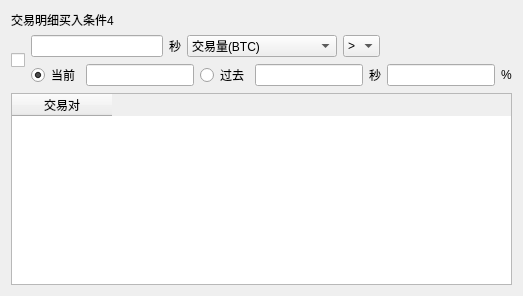
         <widget class="QWidget" name="widget_4" native="true">
          <layout class="QVBoxLayout" name="verticalLayout_12">
           <item>
            <widget class="QLabel" name="label_39">
             <property name="text">
              <string>交易明细买入条件4</string>
             </property>
            </widget>
           </item>
           <item>
            <layout class="QHBoxLayout" name="horizontalLayout_14">
             <item>
              <widget class="QCheckBox" name="cb_buyQuantitative_4">
               <property name="text">
                <string/>
               </property>
              </widget>
             </item>
             <item>
              <layout class="QVBoxLayout" name="verticalLayout_13">
               <item>
                <layout class="QHBoxLayout" name="horizontalLayout_7">
                 <item>
                  <widget class="QLineEdit" name="edt_param_1_4"/>
                 </item>
                 <item>
                  <widget class="QLabel" name="label_15">
                   <property name="text">
                    <string>秒</string>
                   </property>
                  </widget>
                 </item>
                 <item>
                  <widget class="QComboBox" name="cb_quan_type_4">
                   <property name="minimumSize">
                    <size>
                     <width>150</width>
                     <height>0</height>
                    </size>
                   </property>
                   <item>
                    <property name="text">
                     <string>交易量(BTC)</string>
                    </property>
                   </item>
                   <item>
                    <property name="text">
                     <string>交易次数</string>
                    </property>
                   </item>
                  </widget>
                 </item>
                 <item>
                  <widget class="QComboBox" name="cb_param_2_4">
                   <item>
                    <property name="text">
                     <string>&gt;</string>
                    </property>
                   </item>
                   <item>
                    <property name="text">
                     <string>&lt;</string>
                    </property>
                   </item>
                  </widget>
                 </item>
                 <item>
                  <spacer name="horizontalSpacer_4">
                   <property name="orientation">
                    <enum>Qt::Horizontal</enum>
                   </property>
                   <property name="sizeHint" stdset="0">
                    <size>
                     <width>40</width>
                     <height>20</height>
                    </size>
                   </property>
                  </spacer>
                 </item>
                </layout>
               </item>
               <item>
                <layout class="QHBoxLayout" name="horizontalLayout_15">
                 <item>
                  <widget class="QRadioButton" name="radio_param_31_4">
                   <property name="text">
                    <string>当前</string>
                   </property>
                   <property name="checked">
                    <bool>true</bool>
                   </property>
                  </widget>
                 </item>
                 <item>
                  <widget class="QLineEdit" name="edt_Param_41_4"/>
                 </item>
                 <item>
                  <widget class="QRadioButton" name="radio_param_32_4">
                   <property name="text">
                    <string>过去</string>
                   </property>
                  </widget>
                 </item>
                 <item>
                  <widget class="QLineEdit" name="edt_Param_42_4"/>
                 </item>
                 <item>
                  <widget class="QLabel" name="label_16">
                   <property name="text">
                    <string>秒</string>
                   </property>
                  </widget>
                 </item>
                 <item>
                  <widget class="QLineEdit" name="edt_Param_5_4"/>
                 </item>
                 <item>
                  <widget class="QLabel" name="label_17">
                   <property name="text">
                    <string>%</string>
                   </property>
                  </widget>
                 </item>
                </layout>
               </item>
              </layout>
             </item>
            </layout>
           </item>
           <item>
            <widget class="QTableWidget" name="tab_buyQuantitative_4">
             <property name="sortingEnabled">
              <bool>true</bool>
             </property>
             <column>
              <property name="text">
               <string>交易对</string>
              </property>
             </column>
            </widget>
           </item>
          </layout>
         </widget>
